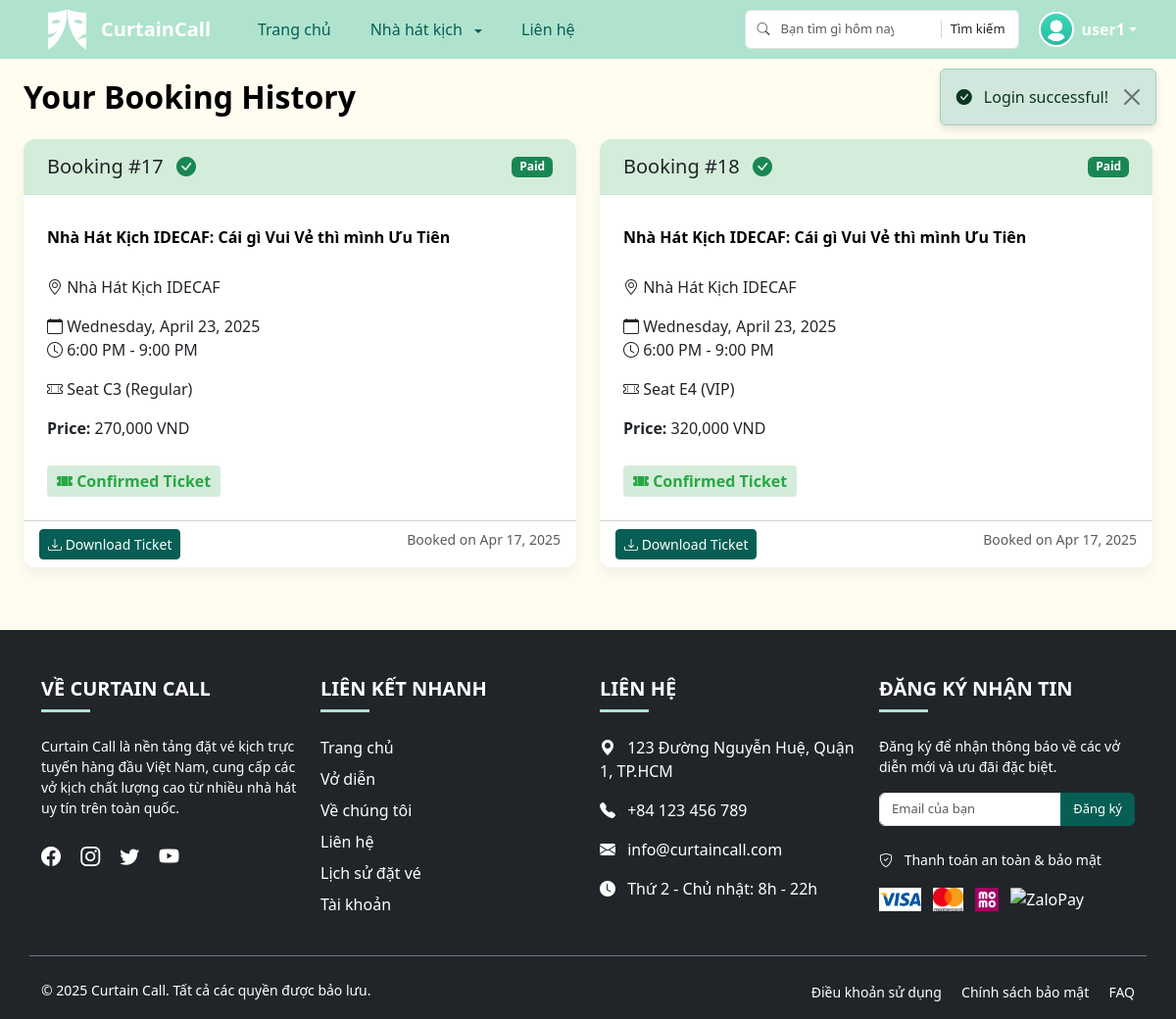
/index.php?route=booking/history (signed in), run on an earlier commit of the app's database.
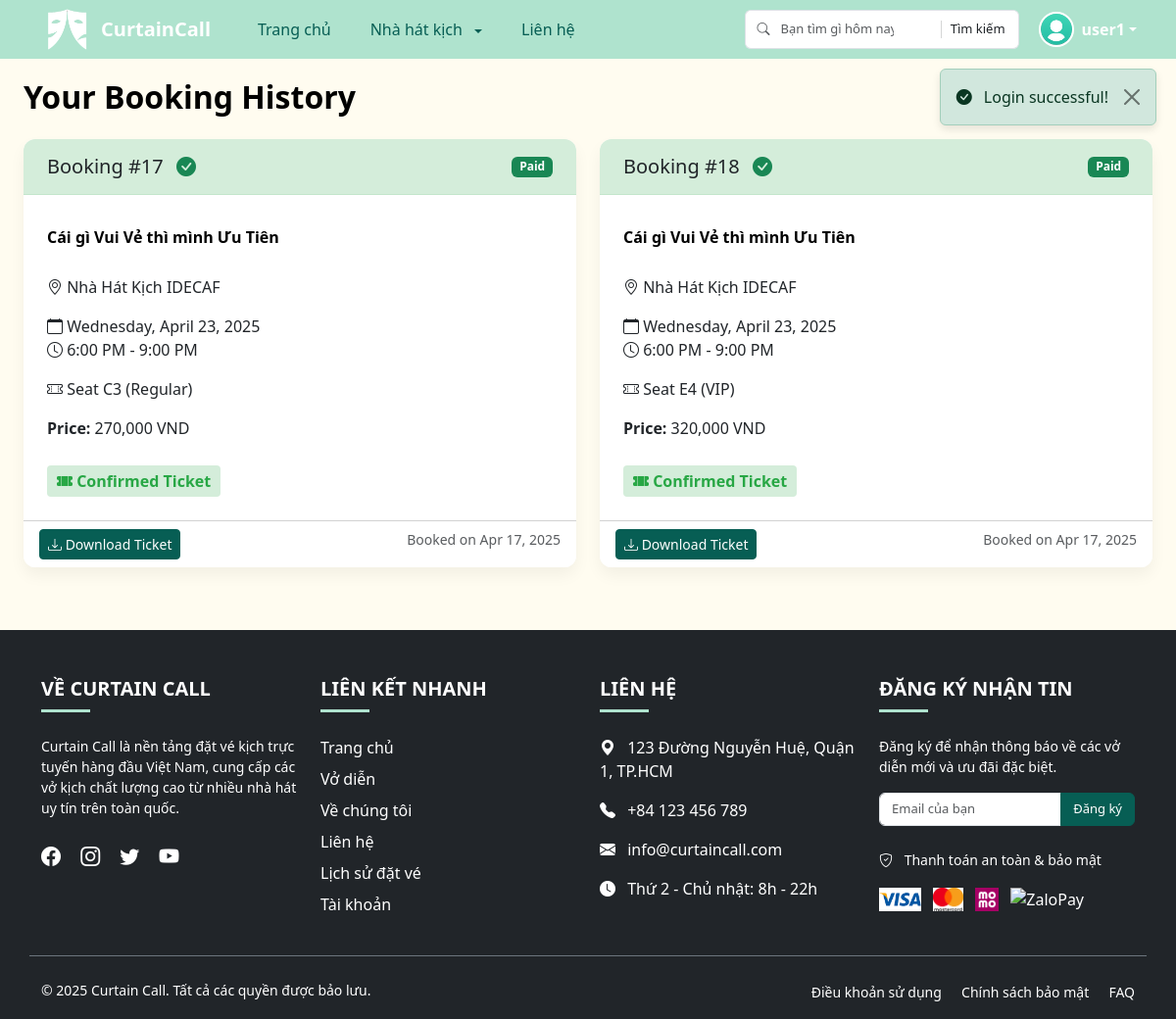
And on a later commit of the database.
### tables this page shows
CREATE TABLE `bookings` (
  `booking_id` int(11) NOT NULL,
  `user_id` int(11) NOT NULL,
  `play_id` varchar(5) NOT NULL,
  `theater_id` varchar(3) NOT NULL,
  `seat_id` varchar(3) NOT NULL,
  `status` enum('Pending','Paid','Expired','Cancelled') DEFAULT 'Pending',
  `expires_at` datetime NOT NULL,
  `created_at` timestamp NOT NULL DEFAULT current_timestamp(),
  `updated_at` timestamp NOT NULL DEFAULT current_timestamp() ON UPDATE current_timestamp(),
  `amount` decimal(10,2) NOT NULL DEFAULT 0.00
);

CREATE TABLE `plays` (
  `play_id` varchar(5) NOT NULL,
  `title` varchar(255) NOT NULL,
  `description` text NOT NULL,
  `image` varchar(255) NOT NULL,
  `theater_id` varchar(3) NOT NULL,
  `views` int(11) DEFAULT 0
);

CREATE TABLE `theaters` (
  `theater_id` varchar(3) NOT NULL,
  `name` varchar(255) NOT NULL,
  `location` varchar(255) NOT NULL
);

CREATE TABLE `schedules` (
  `play_id` varchar(5) NOT NULL,
  `date` date NOT NULL,
  `start_time` time NOT NULL,
  `end_time` time NOT NULL
);

CREATE TABLE `seat_maps` (
  `theater_id` varchar(3) NOT NULL,
  `seat_id` varchar(3) NOT NULL,
  `seat_type` enum('VIP','Regular') NOT NULL
);

CREATE TABLE `seat_prices` (
  `theater_id` varchar(3) NOT NULL,
  `seat_type` enum('VIP','Regular') NOT NULL,
  `price` decimal(10,2) NOT NULL
);

### controllers/BookingController.php (called while the page is built, shortened)
<?php
require_once 'models/Booking.php';
class BookingController {
    private $bookingModel;
    public function __construct($conn) {
        $this->bookingModel = new Booking($conn);
    }
    public function history() {
        $user_id = $_SESSION['user']['user_id'];
        $bookings = $this->bookingModel->getBookingsByUserId($user_id);
        include 'views/layouts/header.php';
        include 'views/booking/history.php';
        include 'views/layouts/footer.php';
    }
}

### models/Booking.php (called while the page is built, shortened)
<?php
class Booking {
    private $conn;
    public function __construct($conn) {
        $this->conn = $conn;
    }
    public function getBookingsByUserId($user_id) {
        $sql = "SELECT b.*, p.title as play_title, t.name as theater_name,
                s.date as schedule_date, s.start_time, s.end_time,
                sm.seat_type, sp.price
                FROM bookings b
                JOIN plays p ON b.play_id = p.play_id
                JOIN theaters t ON b.theater_id = t.theater_id
                JOIN schedules s ON b.play_id = s.play_id
                JOIN seat_maps sm ON b.theater_id = sm.theater_id AND b.seat_id = sm.seat_id
                JOIN seat_prices sp ON b.theater_id = sp.theater_id AND sm.seat_type = sp.seat_type
                WHERE b.user_id = ?
                ORDER BY b.created_at DESC";
        $stmt = $this->conn->prepare($sql);
        $stmt->bind_param("i", $user_id);
        $stmt->execute();
        $result = $stmt->get_result();
        $bookings = [];
        while ($row = $result->fetch_assoc()) {
            $bookings[] = $row;
        }
        return $bookings;
    }
}

### views/booking/history.php (the view, shortened to what the changed rows need)
<main class="container-fluid px-4">
    <div class="row">
        <div class="col-12 mb-4">
            <h2 class="section-title text-center">Your Booking History</h2>
        </div>
    </div>
    <?php if (empty($bookings)): ?>
        <div class="alert alert-info">
            <i class="bi bi-info-circle"></i> You don't have any bookings yet.
        </div>
        <div class="text-center mt-4">
            <a href="index.php" class="btn btn-primary">Browse Plays</a>
        </div>
    <?php else: ?>
        <div class="row">
            <?php foreach ($bookings as $booking): ?>
                <div class="col-md-6 mb-4">
                    <div class="card h-100 <?= (isset($_GET['payment_success']) && $_GET['payment_success'] == 1 && $booking['status'] == 'Paid') ? 'paid-highlight' : '' ?>">
                        <div class="card-header d-flex justify-content-between align-items-center <?= $booking['status'] == 'Paid' ? 'paid-header' : '' ?>">
                            <h5 class="mb-0">
                                Booking #<?= $booking['booking_id'] ?>
                                <?php if($booking['status'] == 'Paid'): ?>
                                    <i class="bi bi-check-circle-fill text-success ms-2"></i>
                                <?php endif; ?>
                            </h5>
                            <span class="badge bg-<?= $booking['status'] == 'Paid' ? 'success' : ($booking['status'] == 'Pending' ? 'warning' : 'danger') ?>">
                                <?= $booking['status'] ?>
                            </span>
                        </div>
                        <div class="card-body">
                            <h5 class="card-title"><?= htmlspecialchars($booking['play_title']) ?></h5>
                            <p class="card-text"><i class="bi bi-geo-alt"></i> <?= htmlspecialchars($booking['theater_name']) ?></p>
                            <p class="card-text">
                                <i class="bi bi-calendar"></i> <?= date('l, F j, Y', strtotime($booking['schedule_date'])) ?><br>
                                <i class="bi bi-clock"></i> <?= date('g:i A', strtotime($booking['start_time'])) ?> - <?= date('g:i A', strtotime($booking['end_time'])) ?>
                            </p>
                            <p class="card-text">
                                <i class="bi bi-ticket-perforated"></i> Seat <?= $booking['seat_id'] ?> (<?= $booking['seat_type'] ?>)
                            </p>
                            <p class="card-text">
                                <strong>Price:</strong> <?= number_format($booking['price']) ?> VND
                            </p>
                            <?php if($booking['status'] == 'Paid'): ?>
                                <div class="paid-ticket-label">
                                    <i class="bi bi-ticket-perforated-fill"></i> Confirmed Ticket
                                </div>
                            <?php endif; ?>
                        </div>
                        <div class="card-footer bg-white">
                            <?php if ($booking['status'] === 'Pending'): ?>
                                <a href="index.php?route=payment/process&booking_id=<?= $booking['booking_id'] ?>" class="btn btn-success btn-sm">
                                    <i class="bi bi-credit-card"></i> Complete Payment
                                </a>
                                <a href="index.php?route=booking/cancel&id=<?= $booking['booking_id'] ?>"
                                class="btn btn-outline-danger btn-sm ms-2"
                                onclick="return confirm('Are you sure you want to cancel this booking?');">
                                    <i class="bi bi-x-circle"></i> Cancel
                                </a>
                            <?php elseif ($booking['status'] === 'Paid'): ?>
                                <a href="index.php?route=booking/download-ticket&id=<?= $booking['booking_id'] ?>" class="btn btn-primary btn-sm">
                                    <i class="bi bi-download"></i> Download Ticket
                                </a>
                            <?php endif; ?>
                            <span class="float-end text-muted small">
                                Booked on <?= date('M j, Y', strtotime($booking['created_at'])) ?>
                            </span>
                        </div>
                    </div>
                </div>
            <?php endforeach; ?>
        </div>
    <?php endif; ?>
</main>

What changed in the data, as far as the page shows it:
changed through a linked row, bookings "Regular": plays.title "Nhà Hát Kịch IDECAF: Cái gì Vui Vẻ thì mình Ưu Tiên" → "Cái gì Vui Vẻ thì mình Ưu Tiên"
changed through a linked row, bookings "VIP": plays.title "Nhà Hát Kịch IDECAF: Cái gì Vui Vẻ thì mình Ưu Tiên" → "Cái gì Vui Vẻ thì mình Ưu Tiên"
